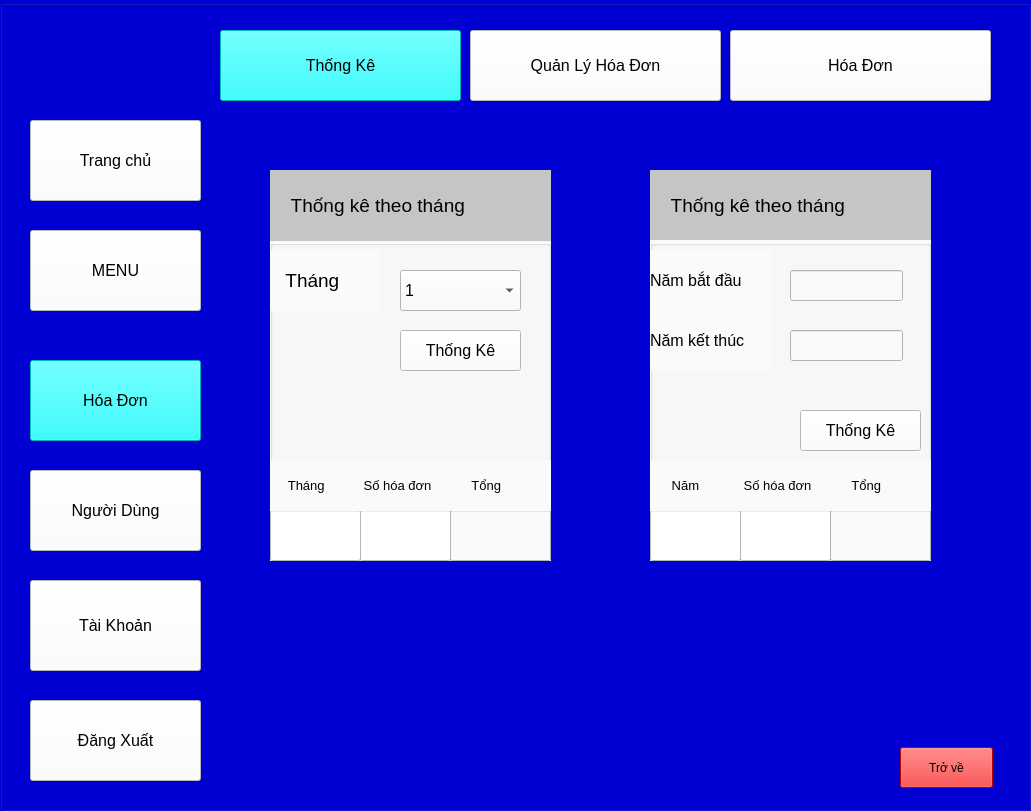
<?xml version="1.0" encoding="UTF-8"?>
<ui version="4.0">
 <class>Man_hinh_thong_ke</class>
 <widget class="QMainWindow" name="Man_hinh_thong_ke">
  <property name="geometry">
   <rect>
    <x>0</x>
    <y>0</y>
    <width>1031</width>
    <height>811</height>
   </rect>
  </property>
  <property name="windowTitle">
   <string>MainWindow</string>
  </property>
  <property name="styleSheet">
   <string notr="true">background-color: rgb(0, 0, 213);</string>
  </property>
  <widget class="QWidget" name="centralwidget">
   <widget class="QGroupBox" name="thong_ke_gr">
    <property name="geometry">
     <rect>
      <x>0</x>
      <y>0</y>
      <width>1031</width>
      <height>811</height>
     </rect>
    </property>
    <property name="styleSheet">
     <string notr="true"/>
    </property>
    <property name="title">
     <string/>
    </property>
    <widget class="QPushButton" name="check">
     <property name="geometry">
      <rect>
       <x>30</x>
       <y>360</y>
       <width>171</width>
       <height>81</height>
      </rect>
     </property>
     <property name="font">
      <font>
       <pointsize>12</pointsize>
      </font>
     </property>
     <property name="styleSheet">
      <string notr="true">background-color: rgb(0, 255, 255);</string>
     </property>
     <property name="text">
      <string>Hóa Đơn</string>
     </property>
    </widget>
    <widget class="QLabel" name="label_2">
     <property name="geometry">
      <rect>
       <x>270</x>
       <y>170</y>
       <width>281</width>
       <height>71</height>
      </rect>
     </property>
     <property name="font">
      <font>
       <pointsize>14</pointsize>
      </font>
     </property>
     <property name="styleSheet">
      <string notr="true">background-color: rgb(197, 197, 197);</string>
     </property>
     <property name="text">
      <string>    Thống kê theo tháng</string>
     </property>
    </widget>
    <widget class="QPushButton" name="thong_ke_thang">
     <property name="geometry">
      <rect>
       <x>400</x>
       <y>330</y>
       <width>121</width>
       <height>41</height>
      </rect>
     </property>
     <property name="font">
      <font>
       <pointsize>12</pointsize>
      </font>
     </property>
     <property name="styleSheet">
      <string notr="true">background-color: rgb(255, 255, 255);</string>
     </property>
     <property name="text">
      <string>Thống Kê</string>
     </property>
    </widget>
    <widget class="QPushButton" name="exit">
     <property name="geometry">
      <rect>
       <x>30</x>
       <y>700</y>
       <width>171</width>
       <height>81</height>
      </rect>
     </property>
     <property name="font">
      <font>
       <pointsize>12</pointsize>
      </font>
     </property>
     <property name="styleSheet">
      <string notr="true">background-color: rgb(255, 255, 255);</string>
     </property>
     <property name="text">
      <string>Đăng Xuất</string>
     </property>
    </widget>
    <widget class="QPushButton" name="main">
     <property name="geometry">
      <rect>
       <x>30</x>
       <y>120</y>
       <width>171</width>
       <height>81</height>
      </rect>
     </property>
     <property name="font">
      <font>
       <pointsize>12</pointsize>
      </font>
     </property>
     <property name="styleSheet">
      <string notr="true">background-color: rgb(255, 255, 255);</string>
     </property>
     <property name="text">
      <string>Trang chủ</string>
     </property>
    </widget>
    <widget class="QPushButton" name="account">
     <property name="geometry">
      <rect>
       <x>30</x>
       <y>580</y>
       <width>171</width>
       <height>91</height>
      </rect>
     </property>
     <property name="font">
      <font>
       <pointsize>12</pointsize>
      </font>
     </property>
     <property name="styleSheet">
      <string notr="true">background-color: rgb(255, 255, 255);</string>
     </property>
     <property name="text">
      <string>Tài Khoản</string>
     </property>
    </widget>
    <widget class="QPushButton" name="back">
     <property name="geometry">
      <rect>
       <x>900</x>
       <y>747</y>
       <width>93</width>
       <height>41</height>
      </rect>
     </property>
     <property name="styleSheet">
      <string notr="true">background-color: rgb(255, 0, 0);</string>
     </property>
     <property name="text">
      <string>Trở về</string>
     </property>
    </widget>
    <widget class="QPushButton" name="quan_ly_hoa_don">
     <property name="geometry">
      <rect>
       <x>470</x>
       <y>30</y>
       <width>251</width>
       <height>71</height>
      </rect>
     </property>
     <property name="font">
      <font>
       <pointsize>12</pointsize>
      </font>
     </property>
     <property name="styleSheet">
      <string notr="true">
background-color: rgb(255, 255, 255);</string>
     </property>
     <property name="text">
      <string>Quản Lý Hóa Đơn</string>
     </property>
    </widget>
    <widget class="QPushButton" name="user">
     <property name="geometry">
      <rect>
       <x>30</x>
       <y>470</y>
       <width>171</width>
       <height>81</height>
      </rect>
     </property>
     <property name="font">
      <font>
       <pointsize>12</pointsize>
      </font>
     </property>
     <property name="styleSheet">
      <string notr="true">
background-color: rgb(255, 255, 255);</string>
     </property>
     <property name="text">
      <string>Người Dùng</string>
     </property>
    </widget>
    <widget class="QPushButton" name="thong_ke">
     <property name="geometry">
      <rect>
       <x>220</x>
       <y>30</y>
       <width>241</width>
       <height>71</height>
      </rect>
     </property>
     <property name="font">
      <font>
       <pointsize>12</pointsize>
      </font>
     </property>
     <property name="styleSheet">
      <string notr="true">background-color: rgb(0, 255, 255);</string>
     </property>
     <property name="text">
      <string>Thống Kê</string>
     </property>
    </widget>
    <widget class="QPushButton" name="menu">
     <property name="geometry">
      <rect>
       <x>30</x>
       <y>230</y>
       <width>171</width>
       <height>81</height>
      </rect>
     </property>
     <property name="font">
      <font>
       <pointsize>12</pointsize>
      </font>
     </property>
     <property name="styleSheet">
      <string notr="true">background-color: rgb(255, 255, 255);</string>
     </property>
     <property name="text">
      <string>MENU</string>
     </property>
    </widget>
    <widget class="QPushButton" name="hoa_don">
     <property name="geometry">
      <rect>
       <x>730</x>
       <y>30</y>
       <width>261</width>
       <height>71</height>
      </rect>
     </property>
     <property name="font">
      <font>
       <pointsize>12</pointsize>
      </font>
     </property>
     <property name="styleSheet">
      <string notr="true">
background-color: rgb(255, 255, 255);</string>
     </property>
     <property name="text">
      <string>Hóa Đơn</string>
     </property>
    </widget>
    <widget class="QLabel" name="label_3">
     <property name="geometry">
      <rect>
       <x>270</x>
       <y>250</y>
       <width>111</width>
       <height>61</height>
      </rect>
     </property>
     <property name="font">
      <font>
       <pointsize>14</pointsize>
      </font>
     </property>
     <property name="styleSheet">
      <string notr="true">background-color: rgb(255, 255, 255);
background-color: rgb(250, 250, 250);</string>
     </property>
     <property name="text">
      <string>   Tháng</string>
     </property>
    </widget>
    <widget class="QGroupBox" name="tk_t">
     <property name="geometry">
      <rect>
       <x>270</x>
       <y>240</y>
       <width>281</width>
       <height>321</height>
      </rect>
     </property>
     <property name="styleSheet">
      <string notr="true">background-color: rgb(255, 255, 255);
background-color: rgb(250, 250, 250);</string>
     </property>
     <property name="title">
      <string/>
     </property>
     <widget class="QComboBox" name="select_month">
      <property name="geometry">
       <rect>
        <x>130</x>
        <y>30</y>
        <width>121</width>
        <height>41</height>
       </rect>
      </property>
      <property name="font">
       <font>
        <pointsize>12</pointsize>
       </font>
      </property>
      <item>
       <property name="text">
        <string>1</string>
       </property>
      </item>
      <item>
       <property name="text">
        <string>2</string>
       </property>
      </item>
      <item>
       <property name="text">
        <string>3</string>
       </property>
      </item>
      <item>
       <property name="text">
        <string>4</string>
       </property>
      </item>
      <item>
       <property name="text">
        <string>5</string>
       </property>
      </item>
      <item>
       <property name="text">
        <string>6</string>
       </property>
      </item>
      <item>
       <property name="text">
        <string>7</string>
       </property>
      </item>
      <item>
       <property name="text">
        <string>8</string>
       </property>
      </item>
      <item>
       <property name="text">
        <string>9</string>
       </property>
      </item>
      <item>
       <property name="text">
        <string>10</string>
       </property>
      </item>
      <item>
       <property name="text">
        <string>11</string>
       </property>
      </item>
      <item>
       <property name="text">
        <string>12</string>
       </property>
      </item>
     </widget>
     <widget class="QLineEdit" name="month">
      <property name="geometry">
       <rect>
        <x>0</x>
        <y>270</y>
        <width>91</width>
        <height>51</height>
       </rect>
      </property>
      <property name="styleSheet">
       <string notr="true">background-color: rgb(255, 255, 255);
border-color: rgb(0, 0, 0);</string>
      </property>
     </widget>
     <widget class="QLineEdit" name="hoa_don_month">
      <property name="geometry">
       <rect>
        <x>90</x>
        <y>270</y>
        <width>91</width>
        <height>51</height>
       </rect>
      </property>
      <property name="styleSheet">
       <string notr="true">background-color: rgb(255, 255, 255);
border-color: rgb(0, 0, 0);</string>
      </property>
     </widget>
     <widget class="QLineEdit" name="sum_month">
      <property name="geometry">
       <rect>
        <x>180</x>
        <y>270</y>
        <width>101</width>
        <height>51</height>
       </rect>
      </property>
      <property name="styleSheet">
       <string notr="true">color: rgb(255, 255, 255);
border-color: rgb(0, 0, 0);</string>
      </property>
     </widget>
     <widget class="QLabel" name="label_7">
      <property name="geometry">
       <rect>
        <x>0</x>
        <y>220</y>
        <width>91</width>
        <height>51</height>
       </rect>
      </property>
      <property name="font">
       <font>
        <pointsize>10</pointsize>
       </font>
      </property>
      <property name="styleSheet">
       <string notr="true">background-color: rgb(255, 255, 255);
background-color: rgb(250, 250, 250);</string>
      </property>
      <property name="text">
       <string>     Tháng</string>
      </property>
     </widget>
     <widget class="QLabel" name="label_8">
      <property name="geometry">
       <rect>
        <x>90</x>
        <y>220</y>
        <width>91</width>
        <height>51</height>
       </rect>
      </property>
      <property name="font">
       <font>
        <pointsize>10</pointsize>
       </font>
      </property>
      <property name="styleSheet">
       <string notr="true">background-color: rgb(255, 255, 255);
border-color: rgb(0, 0, 0);
background-color: rgb(250, 250, 250);</string>
      </property>
      <property name="text">
       <string> Số hóa đơn</string>
      </property>
     </widget>
     <widget class="QLabel" name="label_9">
      <property name="geometry">
       <rect>
        <x>180</x>
        <y>220</y>
        <width>101</width>
        <height>51</height>
       </rect>
      </property>
      <property name="font">
       <font>
        <pointsize>10</pointsize>
       </font>
      </property>
      <property name="styleSheet">
       <string notr="true">background-color: rgb(255, 255, 255);
border-color: rgb(0, 0, 0);
background-color: rgb(250, 250, 250);</string>
      </property>
      <property name="text">
       <string>      Tổng</string>
      </property>
     </widget>
    </widget>
    <widget class="QLabel" name="label_4">
     <property name="geometry">
      <rect>
       <x>650</x>
       <y>170</y>
       <width>281</width>
       <height>71</height>
      </rect>
     </property>
     <property name="font">
      <font>
       <pointsize>14</pointsize>
      </font>
     </property>
     <property name="styleSheet">
      <string notr="true">background-color: rgb(197, 197, 197);</string>
     </property>
     <property name="text">
      <string>    Thống kê theo tháng</string>
     </property>
    </widget>
    <widget class="QGroupBox" name="tk_t_2">
     <property name="geometry">
      <rect>
       <x>650</x>
       <y>240</y>
       <width>281</width>
       <height>321</height>
      </rect>
     </property>
     <property name="styleSheet">
      <string notr="true">background-color: rgb(255, 255, 255);
background-color: rgb(250, 250, 250);</string>
     </property>
     <property name="title">
      <string/>
     </property>
     <widget class="QLineEdit" name="years">
      <property name="geometry">
       <rect>
        <x>0</x>
        <y>270</y>
        <width>91</width>
        <height>51</height>
       </rect>
      </property>
      <property name="styleSheet">
       <string notr="true">background-color: rgb(255, 255, 255);
border-color: rgb(0, 0, 0);</string>
      </property>
     </widget>
     <widget class="QLineEdit" name="hoa_don_years">
      <property name="geometry">
       <rect>
        <x>90</x>
        <y>270</y>
        <width>91</width>
        <height>51</height>
       </rect>
      </property>
      <property name="styleSheet">
       <string notr="true">background-color: rgb(255, 255, 255);
border-color: rgb(0, 0, 0);</string>
      </property>
     </widget>
     <widget class="QLineEdit" name="sum_years">
      <property name="geometry">
       <rect>
        <x>180</x>
        <y>270</y>
        <width>101</width>
        <height>51</height>
       </rect>
      </property>
      <property name="styleSheet">
       <string notr="true">color: rgb(255, 255, 255);
border-color: rgb(0, 0, 0);</string>
      </property>
     </widget>
     <widget class="QLabel" name="label_10">
      <property name="geometry">
       <rect>
        <x>0</x>
        <y>220</y>
        <width>91</width>
        <height>51</height>
       </rect>
      </property>
      <property name="font">
       <font>
        <pointsize>10</pointsize>
       </font>
      </property>
      <property name="styleSheet">
       <string notr="true">background-color: rgb(255, 255, 255);
background-color: rgb(250, 250, 250);</string>
      </property>
      <property name="text">
       <string>      Năm</string>
      </property>
     </widget>
     <widget class="QLabel" name="label_11">
      <property name="geometry">
       <rect>
        <x>90</x>
        <y>220</y>
        <width>91</width>
        <height>51</height>
       </rect>
      </property>
      <property name="font">
       <font>
        <pointsize>10</pointsize>
       </font>
      </property>
      <property name="styleSheet">
       <string notr="true">background-color: rgb(255, 255, 255);
border-color: rgb(0, 0, 0);
background-color: rgb(250, 250, 250);</string>
      </property>
      <property name="text">
       <string> Số hóa đơn</string>
      </property>
     </widget>
     <widget class="QLabel" name="label_12">
      <property name="geometry">
       <rect>
        <x>180</x>
        <y>220</y>
        <width>101</width>
        <height>51</height>
       </rect>
      </property>
      <property name="font">
       <font>
        <pointsize>10</pointsize>
       </font>
      </property>
      <property name="styleSheet">
       <string notr="true">background-color: rgb(255, 255, 255);
border-color: rgb(0, 0, 0);
background-color: rgb(250, 250, 250);</string>
      </property>
      <property name="text">
       <string>      Tổng</string>
      </property>
     </widget>
     <widget class="QPushButton" name="thong_ke_nam">
      <property name="geometry">
       <rect>
        <x>150</x>
        <y>170</y>
        <width>121</width>
        <height>41</height>
       </rect>
      </property>
      <property name="font">
       <font>
        <pointsize>12</pointsize>
       </font>
      </property>
      <property name="styleSheet">
       <string notr="true">background-color: rgb(255, 255, 255);</string>
      </property>
      <property name="text">
       <string>Thống Kê</string>
      </property>
     </widget>
     <widget class="QLineEdit" name="nam_bat_dau">
      <property name="geometry">
       <rect>
        <x>140</x>
        <y>30</y>
        <width>113</width>
        <height>31</height>
       </rect>
      </property>
     </widget>
     <widget class="QLabel" name="label_6">
      <property name="geometry">
       <rect>
        <x>0</x>
        <y>70</y>
        <width>121</width>
        <height>61</height>
       </rect>
      </property>
      <property name="font">
       <font>
        <pointsize>12</pointsize>
       </font>
      </property>
      <property name="styleSheet">
       <string notr="true">background-color: rgb(255, 255, 255);
background-color: rgb(250, 250, 250);</string>
      </property>
      <property name="text">
       <string>Năm kết thúc</string>
      </property>
     </widget>
     <widget class="QLineEdit" name="nam_bat_dau_2">
      <property name="geometry">
       <rect>
        <x>140</x>
        <y>90</y>
        <width>113</width>
        <height>31</height>
       </rect>
      </property>
     </widget>
    </widget>
    <widget class="QLabel" name="label_5">
     <property name="geometry">
      <rect>
       <x>650</x>
       <y>250</y>
       <width>121</width>
       <height>61</height>
      </rect>
     </property>
     <property name="font">
      <font>
       <pointsize>12</pointsize>
      </font>
     </property>
     <property name="styleSheet">
      <string notr="true">background-color: rgb(255, 255, 255);
background-color: rgb(250, 250, 250);</string>
     </property>
     <property name="text">
      <string>Năm bắt đầu</string>
     </property>
    </widget>
    <zorder>tk_t</zorder>
    <zorder>check</zorder>
    <zorder>label_2</zorder>
    <zorder>thong_ke_thang</zorder>
    <zorder>exit</zorder>
    <zorder>main</zorder>
    <zorder>account</zorder>
    <zorder>back</zorder>
    <zorder>quan_ly_hoa_don</zorder>
    <zorder>user</zorder>
    <zorder>thong_ke</zorder>
    <zorder>menu</zorder>
    <zorder>hoa_don</zorder>
    <zorder>label_3</zorder>
    <zorder>label_4</zorder>
    <zorder>tk_t_2</zorder>
    <zorder>label_5</zorder>
   </widget>
  </widget>
 </widget>
 <resources>
  <include location="add_image.qrc"/>
 </resources>
 <connections/>
</ui>
